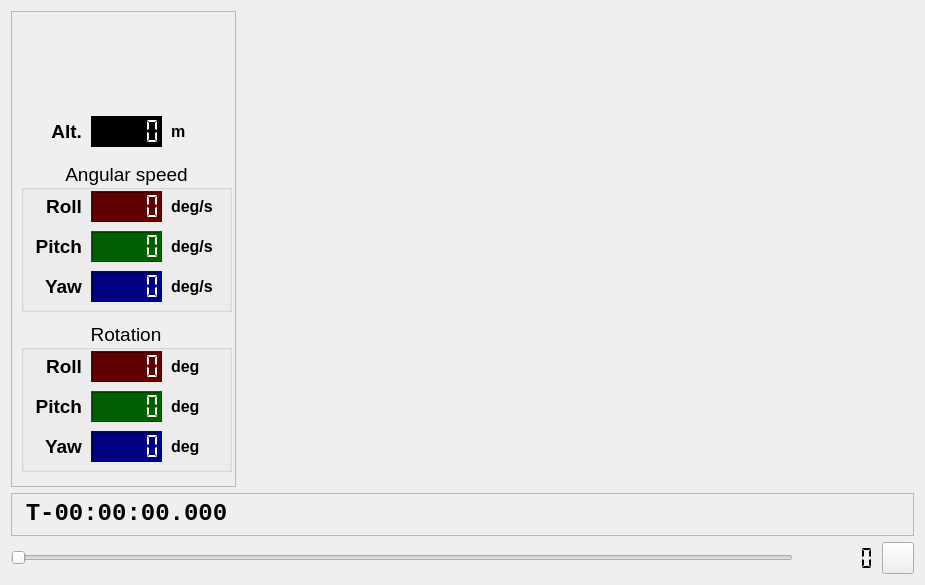
<?xml version="1.0" encoding="UTF-8"?>
<ui version="4.0">
 <class>Form</class>
 <widget class="QWidget" name="Form">
  <property name="geometry">
   <rect>
    <x>0</x>
    <y>0</y>
    <width>925</width>
    <height>585</height>
   </rect>
  </property>
  <property name="minimumSize">
   <size>
    <width>500</width>
    <height>585</height>
   </size>
  </property>
  <property name="windowTitle">
   <string>GyroLog</string>
  </property>
  <property name="styleSheet">
   <string notr="true">QLCDNumber {
	background-color: rgb(0,0,128);
	color: rgb(255,255,255);
}</string>
  </property>
  <layout class="QVBoxLayout" name="verticalLayout">
   <item>
    <layout class="QHBoxLayout" name="topLayout" stretch="1,0">
     <item>
      <layout class="QHBoxLayout" name="horizontalLayout"/>
     </item>
     <item>
      <layout class="QVBoxLayout" name="rightLayout">
       <item>
        <widget class="QFrame" name="frame">
         <property name="sizePolicy">
          <sizepolicy hsizetype="Fixed" vsizetype="MinimumExpanding">
           <horstretch>0</horstretch>
           <verstretch>0</verstretch>
          </sizepolicy>
         </property>
         <property name="minimumSize">
          <size>
           <width>225</width>
           <height>0</height>
          </size>
         </property>
         <property name="frameShape">
          <enum>QFrame::StyledPanel</enum>
         </property>
         <property name="frameShadow">
          <enum>QFrame::Raised</enum>
         </property>
         <widget class="QLabel" name="labelGAUL">
          <property name="geometry">
           <rect>
            <x>10</x>
            <y>0</y>
            <width>201</width>
            <height>99</height>
           </rect>
          </property>
          <property name="text">
           <string/>
          </property>
          <property name="pixmap">
           <pixmap>img/GAUL_logo2.png</pixmap>
          </property>
          <property name="scaledContents">
           <bool>true</bool>
          </property>
         </widget>
         <widget class="QGroupBox" name="groupBoxRot">
          <property name="geometry">
           <rect>
            <x>10</x>
            <y>310</y>
            <width>211</width>
            <height>151</height>
           </rect>
          </property>
          <property name="font">
           <font>
            <pointsize>14</pointsize>
           </font>
          </property>
          <property name="title">
           <string>Rotation</string>
          </property>
          <property name="alignment">
           <set>Qt::AlignCenter</set>
          </property>
          <widget class="QLCDNumber" name="lcdRz">
           <property name="geometry">
            <rect>
             <x>70</x>
             <y>110</y>
             <width>71</width>
             <height>31</height>
            </rect>
           </property>
           <property name="styleSheet">
            <string notr="true">background-color: rgb(0,0,128)</string>
           </property>
           <property name="segmentStyle">
            <enum>QLCDNumber::Flat</enum>
           </property>
          </widget>
          <widget class="QLCDNumber" name="lcdRy">
           <property name="geometry">
            <rect>
             <x>70</x>
             <y>70</y>
             <width>71</width>
             <height>31</height>
            </rect>
           </property>
           <property name="styleSheet">
            <string notr="true">background-color: rgb(0,95,0)</string>
           </property>
           <property name="segmentStyle">
            <enum>QLCDNumber::Flat</enum>
           </property>
          </widget>
          <widget class="QLCDNumber" name="lcdRx">
           <property name="geometry">
            <rect>
             <x>70</x>
             <y>30</y>
             <width>71</width>
             <height>31</height>
            </rect>
           </property>
           <property name="styleSheet">
            <string notr="true">background-color: rgb(96,0,0)</string>
           </property>
           <property name="segmentStyle">
            <enum>QLCDNumber::Flat</enum>
           </property>
          </widget>
          <widget class="QLabel" name="labelRx">
           <property name="geometry">
            <rect>
             <x>10</x>
             <y>30</y>
             <width>51</width>
             <height>31</height>
            </rect>
           </property>
           <property name="font">
            <font>
             <pointsize>14</pointsize>
             <weight>75</weight>
             <bold>true</bold>
            </font>
           </property>
           <property name="text">
            <string>Roll</string>
           </property>
           <property name="alignment">
            <set>Qt::AlignRight|Qt::AlignTrailing|Qt::AlignVCenter</set>
           </property>
          </widget>
          <widget class="QLabel" name="labelRy">
           <property name="geometry">
            <rect>
             <x>10</x>
             <y>70</y>
             <width>51</width>
             <height>31</height>
            </rect>
           </property>
           <property name="font">
            <font>
             <pointsize>14</pointsize>
             <weight>75</weight>
             <bold>true</bold>
            </font>
           </property>
           <property name="text">
            <string>Pitch</string>
           </property>
           <property name="alignment">
            <set>Qt::AlignRight|Qt::AlignTrailing|Qt::AlignVCenter</set>
           </property>
          </widget>
          <widget class="QLabel" name="labelRz">
           <property name="geometry">
            <rect>
             <x>10</x>
             <y>110</y>
             <width>51</width>
             <height>31</height>
            </rect>
           </property>
           <property name="font">
            <font>
             <pointsize>14</pointsize>
             <weight>75</weight>
             <bold>true</bold>
            </font>
           </property>
           <property name="text">
            <string>Yaw</string>
           </property>
           <property name="alignment">
            <set>Qt::AlignRight|Qt::AlignTrailing|Qt::AlignVCenter</set>
           </property>
          </widget>
          <widget class="QLabel" name="labelRxDeg">
           <property name="geometry">
            <rect>
             <x>150</x>
             <y>30</y>
             <width>51</width>
             <height>31</height>
            </rect>
           </property>
           <property name="font">
            <font>
             <pointsize>12</pointsize>
             <weight>75</weight>
             <bold>true</bold>
            </font>
           </property>
           <property name="text">
            <string>deg</string>
           </property>
           <property name="alignment">
            <set>Qt::AlignLeading|Qt::AlignLeft|Qt::AlignVCenter</set>
           </property>
          </widget>
          <widget class="QLabel" name="labelRyDeg">
           <property name="geometry">
            <rect>
             <x>150</x>
             <y>70</y>
             <width>51</width>
             <height>31</height>
            </rect>
           </property>
           <property name="font">
            <font>
             <pointsize>12</pointsize>
             <weight>75</weight>
             <bold>true</bold>
            </font>
           </property>
           <property name="text">
            <string>deg</string>
           </property>
           <property name="alignment">
            <set>Qt::AlignLeading|Qt::AlignLeft|Qt::AlignVCenter</set>
           </property>
          </widget>
          <widget class="QLabel" name="labelRzDeg">
           <property name="geometry">
            <rect>
             <x>150</x>
             <y>110</y>
             <width>51</width>
             <height>31</height>
            </rect>
           </property>
           <property name="font">
            <font>
             <pointsize>12</pointsize>
             <weight>75</weight>
             <bold>true</bold>
            </font>
           </property>
           <property name="text">
            <string>deg</string>
           </property>
           <property name="alignment">
            <set>Qt::AlignLeading|Qt::AlignLeft|Qt::AlignVCenter</set>
           </property>
          </widget>
         </widget>
         <widget class="QGroupBox" name="groupBoxRotS">
          <property name="geometry">
           <rect>
            <x>10</x>
            <y>150</y>
            <width>211</width>
            <height>151</height>
           </rect>
          </property>
          <property name="font">
           <font>
            <pointsize>14</pointsize>
           </font>
          </property>
          <property name="title">
           <string>Angular speed</string>
          </property>
          <property name="alignment">
           <set>Qt::AlignCenter</set>
          </property>
          <widget class="QLCDNumber" name="lcdRSz">
           <property name="geometry">
            <rect>
             <x>70</x>
             <y>110</y>
             <width>71</width>
             <height>31</height>
            </rect>
           </property>
           <property name="segmentStyle">
            <enum>QLCDNumber::Flat</enum>
           </property>
          </widget>
          <widget class="QLCDNumber" name="lcdRSy">
           <property name="geometry">
            <rect>
             <x>70</x>
             <y>70</y>
             <width>71</width>
             <height>31</height>
            </rect>
           </property>
           <property name="styleSheet">
            <string notr="true">background-color: rgb(0,95,0)</string>
           </property>
           <property name="segmentStyle">
            <enum>QLCDNumber::Flat</enum>
           </property>
          </widget>
          <widget class="QLCDNumber" name="lcdRSx">
           <property name="geometry">
            <rect>
             <x>70</x>
             <y>30</y>
             <width>71</width>
             <height>31</height>
            </rect>
           </property>
           <property name="styleSheet">
            <string notr="true">background-color: rgb(96,0,0)</string>
           </property>
           <property name="segmentStyle">
            <enum>QLCDNumber::Flat</enum>
           </property>
          </widget>
          <widget class="QLabel" name="labelRSx">
           <property name="geometry">
            <rect>
             <x>10</x>
             <y>30</y>
             <width>51</width>
             <height>31</height>
            </rect>
           </property>
           <property name="font">
            <font>
             <pointsize>14</pointsize>
             <weight>75</weight>
             <bold>true</bold>
            </font>
           </property>
           <property name="text">
            <string>Roll</string>
           </property>
           <property name="alignment">
            <set>Qt::AlignRight|Qt::AlignTrailing|Qt::AlignVCenter</set>
           </property>
          </widget>
          <widget class="QLabel" name="labelRSy">
           <property name="geometry">
            <rect>
             <x>10</x>
             <y>70</y>
             <width>51</width>
             <height>31</height>
            </rect>
           </property>
           <property name="font">
            <font>
             <pointsize>14</pointsize>
             <weight>75</weight>
             <bold>true</bold>
            </font>
           </property>
           <property name="text">
            <string>Pitch</string>
           </property>
           <property name="alignment">
            <set>Qt::AlignRight|Qt::AlignTrailing|Qt::AlignVCenter</set>
           </property>
          </widget>
          <widget class="QLabel" name="labelRSz">
           <property name="geometry">
            <rect>
             <x>10</x>
             <y>110</y>
             <width>51</width>
             <height>31</height>
            </rect>
           </property>
           <property name="font">
            <font>
             <pointsize>14</pointsize>
             <weight>75</weight>
             <bold>true</bold>
            </font>
           </property>
           <property name="text">
            <string>Yaw</string>
           </property>
           <property name="alignment">
            <set>Qt::AlignRight|Qt::AlignTrailing|Qt::AlignVCenter</set>
           </property>
          </widget>
          <widget class="QLabel" name="labelRSxDegS">
           <property name="geometry">
            <rect>
             <x>150</x>
             <y>30</y>
             <width>51</width>
             <height>31</height>
            </rect>
           </property>
           <property name="font">
            <font>
             <pointsize>12</pointsize>
             <weight>75</weight>
             <bold>true</bold>
            </font>
           </property>
           <property name="text">
            <string>deg/s</string>
           </property>
           <property name="alignment">
            <set>Qt::AlignLeading|Qt::AlignLeft|Qt::AlignVCenter</set>
           </property>
          </widget>
          <widget class="QLabel" name="labelRSyDegS">
           <property name="geometry">
            <rect>
             <x>150</x>
             <y>70</y>
             <width>51</width>
             <height>31</height>
            </rect>
           </property>
           <property name="font">
            <font>
             <pointsize>12</pointsize>
             <weight>75</weight>
             <bold>true</bold>
            </font>
           </property>
           <property name="text">
            <string>deg/s</string>
           </property>
           <property name="alignment">
            <set>Qt::AlignLeading|Qt::AlignLeft|Qt::AlignVCenter</set>
           </property>
          </widget>
          <widget class="QLabel" name="labelRSzDegS">
           <property name="geometry">
            <rect>
             <x>150</x>
             <y>110</y>
             <width>51</width>
             <height>31</height>
            </rect>
           </property>
           <property name="font">
            <font>
             <pointsize>12</pointsize>
             <weight>75</weight>
             <bold>true</bold>
            </font>
           </property>
           <property name="text">
            <string>deg/s</string>
           </property>
           <property name="alignment">
            <set>Qt::AlignLeading|Qt::AlignLeft|Qt::AlignVCenter</set>
           </property>
          </widget>
         </widget>
         <widget class="QLabel" name="labelAltM">
          <property name="geometry">
           <rect>
            <x>160</x>
            <y>105</y>
            <width>51</width>
            <height>31</height>
           </rect>
          </property>
          <property name="font">
           <font>
            <pointsize>12</pointsize>
            <weight>75</weight>
            <bold>true</bold>
           </font>
          </property>
          <property name="text">
           <string>m</string>
          </property>
          <property name="alignment">
           <set>Qt::AlignLeading|Qt::AlignLeft|Qt::AlignVCenter</set>
          </property>
         </widget>
         <widget class="QLabel" name="labelAlt">
          <property name="geometry">
           <rect>
            <x>20</x>
            <y>105</y>
            <width>51</width>
            <height>31</height>
           </rect>
          </property>
          <property name="font">
           <font>
            <pointsize>14</pointsize>
            <weight>75</weight>
            <bold>true</bold>
           </font>
          </property>
          <property name="text">
           <string>Alt.</string>
          </property>
          <property name="alignment">
           <set>Qt::AlignRight|Qt::AlignTrailing|Qt::AlignVCenter</set>
          </property>
         </widget>
         <widget class="QLCDNumber" name="lcdAlt">
          <property name="geometry">
           <rect>
            <x>80</x>
            <y>105</y>
            <width>71</width>
            <height>31</height>
           </rect>
          </property>
          <property name="styleSheet">
           <string notr="true">background-color: black</string>
          </property>
          <property name="segmentStyle">
           <enum>QLCDNumber::Flat</enum>
          </property>
         </widget>
        </widget>
       </item>
       <item>
        <widget class="QFrame" name="timeLayout">
         <property name="minimumSize">
          <size>
           <width>0</width>
           <height>43</height>
          </size>
         </property>
         <property name="frameShape">
          <enum>QFrame::StyledPanel</enum>
         </property>
         <property name="frameShadow">
          <enum>QFrame::Raised</enum>
         </property>
         <widget class="QLabel" name="labelLaunchTime">
          <property name="geometry">
           <rect>
            <x>5</x>
            <y>0</y>
            <width>221</width>
            <height>41</height>
           </rect>
          </property>
          <property name="sizePolicy">
           <sizepolicy hsizetype="Preferred" vsizetype="Maximum">
            <horstretch>0</horstretch>
            <verstretch>0</verstretch>
           </sizepolicy>
          </property>
          <property name="font">
           <font>
            <family>Courier New</family>
            <pointsize>18</pointsize>
            <weight>75</weight>
            <bold>true</bold>
           </font>
          </property>
          <property name="styleSheet">
           <string notr="true">/*background-color: rgb(0,0,128); color: rgb(255,255,255);*/</string>
          </property>
          <property name="text">
           <string>T-00:00:00.000</string>
          </property>
          <property name="alignment">
           <set>Qt::AlignCenter</set>
          </property>
         </widget>
        </widget>
       </item>
      </layout>
     </item>
    </layout>
   </item>
   <item>
    <layout class="QHBoxLayout" name="bottomLayout">
     <item>
      <widget class="QSlider" name="seekBar">
       <property name="sizePolicy">
        <sizepolicy hsizetype="Expanding" vsizetype="Fixed">
         <horstretch>0</horstretch>
         <verstretch>0</verstretch>
        </sizepolicy>
       </property>
       <property name="minimumSize">
        <size>
         <width>0</width>
         <height>22</height>
        </size>
       </property>
       <property name="maximum">
        <number>1000</number>
       </property>
       <property name="orientation">
        <enum>Qt::Horizontal</enum>
       </property>
       <property name="invertedAppearance">
        <bool>false</bool>
       </property>
       <property name="tickPosition">
        <enum>QSlider::NoTicks</enum>
       </property>
       <property name="tickInterval">
        <number>0</number>
       </property>
      </widget>
     </item>
     <item>
      <widget class="QLCDNumber" name="lcdTick">
       <property name="minimumSize">
        <size>
         <width>77</width>
         <height>0</height>
        </size>
       </property>
       <property name="layoutDirection">
        <enum>Qt::LeftToRight</enum>
       </property>
       <property name="styleSheet">
        <string notr="true">background-color: none; color: black;</string>
       </property>
       <property name="frameShape">
        <enum>QFrame::NoFrame</enum>
       </property>
       <property name="digitCount">
        <number>6</number>
       </property>
       <property name="segmentStyle">
        <enum>QLCDNumber::Flat</enum>
       </property>
      </widget>
     </item>
     <item>
      <widget class="QPushButton" name="playButton">
       <property name="minimumSize">
        <size>
         <width>0</width>
         <height>32</height>
        </size>
       </property>
       <property name="maximumSize">
        <size>
         <width>32</width>
         <height>16777215</height>
        </size>
       </property>
       <property name="text">
        <string/>
       </property>
       <property name="icon">
        <iconset>
         <normaloff>img/play-icon-2.png</normaloff>img/play-icon-2.png</iconset>
       </property>
       <property name="iconSize">
        <size>
         <width>24</width>
         <height>24</height>
        </size>
       </property>
      </widget>
     </item>
    </layout>
   </item>
  </layout>
 </widget>
 <resources/>
 <connections/>
 <designerdata>
  <property name="gridDeltaX">
   <number>10</number>
  </property>
  <property name="gridDeltaY">
   <number>10</number>
  </property>
  <property name="gridSnapX">
   <bool>true</bool>
  </property>
  <property name="gridSnapY">
   <bool>true</bool>
  </property>
  <property name="gridVisible">
   <bool>true</bool>
  </property>
 </designerdata>
</ui>
